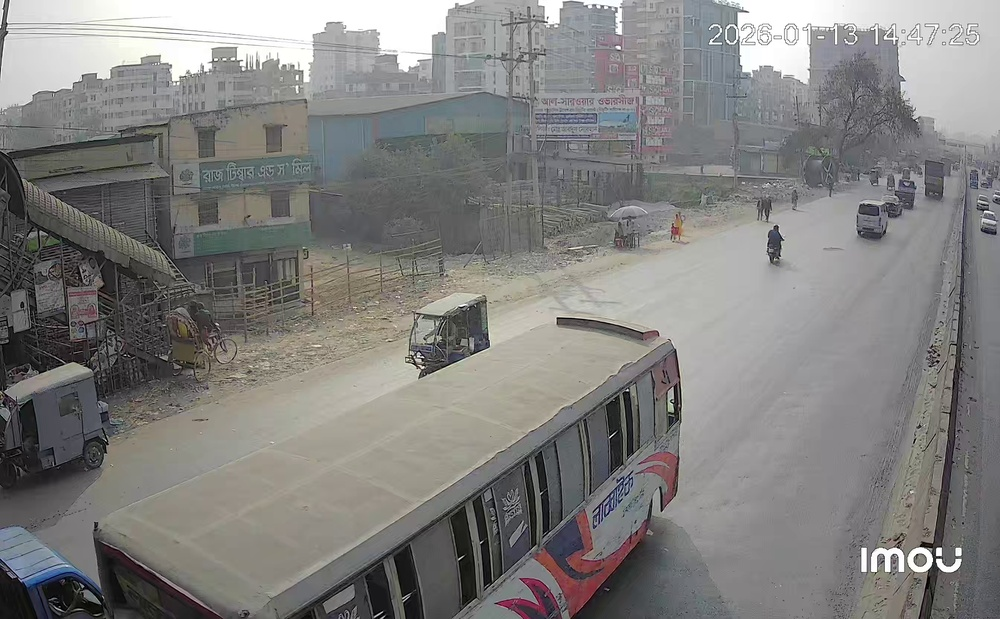
#> input picture Dataset/Images/87.jpg, 1000 x 619 px, shrunk from 2688 x 1664 before the run; its folder holds only this picture in this run
$ python simple_labeler.py
#> lines starting #> are read from the running program, lines starting #| are printed output that depends on the picture
import cv2
import os

# --- CONFIGURATION ---
IMG_DIR = "../Dataset/Images"
LBL_DIR = "../Dataset/labels"

# Your EXACT Class List
CLASSES = [
    "Auto Rickshaw",      # 0
    "Cycle Rickshaw",     # 1
    "CNG / Tempo",        # 2
    "Bus",                # 3
    "Jeep / SUV",         # 4
    "Microbus",           # 5
    "Minibus",            # 6
    "Motorcycle",         # 7
    "Truck",              # 8
    "Private Sedan Car",  # 9
    "Trailer"             # 10
]

# State variables
current_boxes = []
drawing = False
ix, iy = -1, -1

# [44 lines left out: function mouse_callback, not called in this run]

def rescue_labeler():
    print("--- RESCUE LABELER v2 ---")
    print("  [Left Drag]  : Draw Box")
    print("  [Right Click]: DELETE Box")
    print("  [0-9]        : Label the RED box")
    print("  [t]          : Label Trailer (10)")
    print("  [d]          : Next Image")
    print("  [a]          : Previous Image")

    images = [f for f in os.listdir(IMG_DIR) if f.lower().endswith(('.jpg', '.png'))]
    if not images:
        print("ERROR: No images found.")
        return

    cv2.namedWindow('Rescue Labeler', cv2.WINDOW_NORMAL)

    i = 0
    while i < len(images):
        filename = images[i]
        img_path = os.path.join(IMG_DIR, filename)
        lbl_path = os.path.join(LBL_DIR, os.path.splitext(filename)[0] + ".txt")

        img = cv2.imread(img_path)
#> img is the input picture: shape (619, 1000, 3); mean B, G, R 127.4, 129.1, 130.1
        if img is None:
            i += 1
            continue

        # Load existing labels
        global current_boxes
        current_boxes = []
        if os.path.exists(lbl_path):
            with open(lbl_path, 'r') as f:
                for line in f:
                    parts = line.strip().split()
                    if len(parts) >= 5:
                        current_boxes.append([int(parts[0]), float(parts[1]), float(parts[2]), float(parts[3]), float(parts[4])])

        cv2.setMouseCallback('Rescue Labeler', mouse_callback, img)

        while True:
            display = img.copy()
            h, w, _ = display.shape
#> h = 619; w = 1000

            for idx, box in enumerate(current_boxes):
                cls, xc, yc, bw, bh = box

                x1 = int((xc - bw/2) * w)
                y1 = int((yc - bh/2) * h)
                x2 = int((xc + bw/2) * w)
                y2 = int((yc + bh/2) * h)

                # Green = Done, Red = Needs Label
                color = (0, 255, 0)
                if cls == -1: color = (0, 0, 255)

                # Highlight if it's the active one to be labeled
                thickness = 2
                if idx == len(current_boxes) - 1 and cls == -1:
                    thickness = 4

                cv2.rectangle(display, (x1, y1), (x2, y2), color, thickness)

                label_txt = "???" if cls == -1 else CLASSES[int(cls)]
                cv2.putText(display, label_txt, (x1, y1-5), cv2.FONT_HERSHEY_SIMPLEX, 0.6, color, 2)

            # UI Bar
            cv2.rectangle(display, (0, 0), (w, 40), (0, 0, 0), -1)
            cv2.putText(display, f"{i+1}/{len(images)}: {filename} | Right-Click to Delete | Keys: 0-9 for Class", (10, 25), cv2.FONT_HERSHEY_SIMPLEX, 0.7, (255, 255, 255), 2)
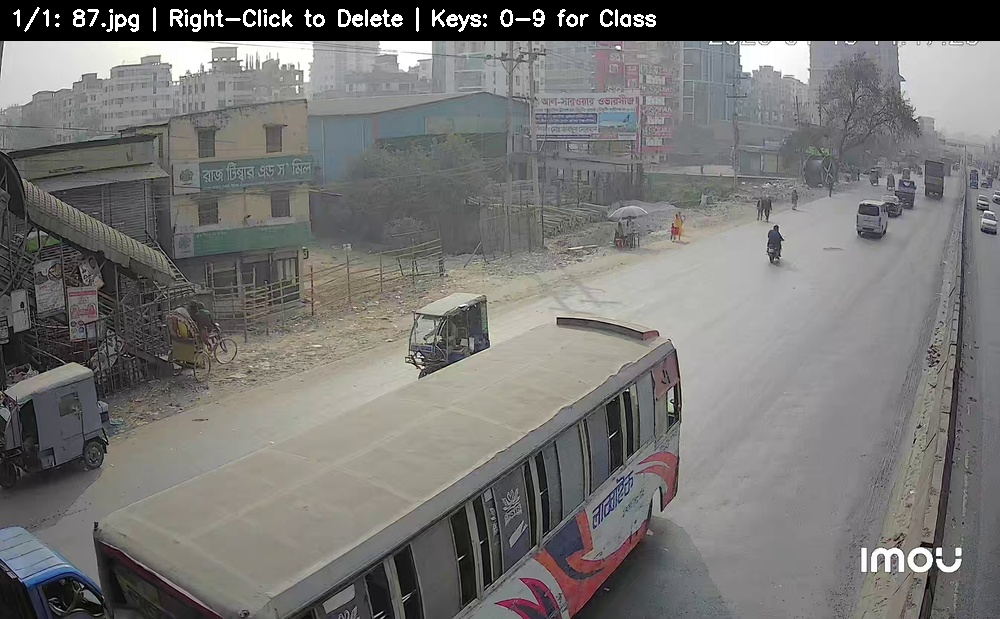
#> display: shape (619, 1000, 3); mean B, G, R 115.1, 116.7, 117.8

            cv2.imshow('Rescue Labeler', display)
            key = cv2.waitKey(20) & 0xFF
#> (key Esc is pressed here)

            if key == ord('d'): # Next
                with open(lbl_path, 'w') as f:
                    for b in current_boxes:
                        if b[0] != -1:
                            f.write(f"{int(b[0])} {b[1]:.6f} {b[2]:.6f} {b[3]:.6f} {b[4]:.6f}\n")
                i += 1
                break

            if key == ord('a'): # Prev
                i = max(0, i-1)
                break

            if key == 27: # Esc
                cv2.destroyAllWindows()
                return

            # Class Assignment
            if 48 <= key <= 57: # 0-9
                cls_id = key - 48
                for b in reversed(current_boxes):
                    if b[0] == -1:
                        b[0] = cls_id
                        break
            if key == ord('t'): # Trailer
                for b in reversed(current_boxes):
                    if b[0] == -1: b[0] = 10; break

    cv2.destroyAllWindows()

if __name__ == "__main__":
    rescue_labeler()
